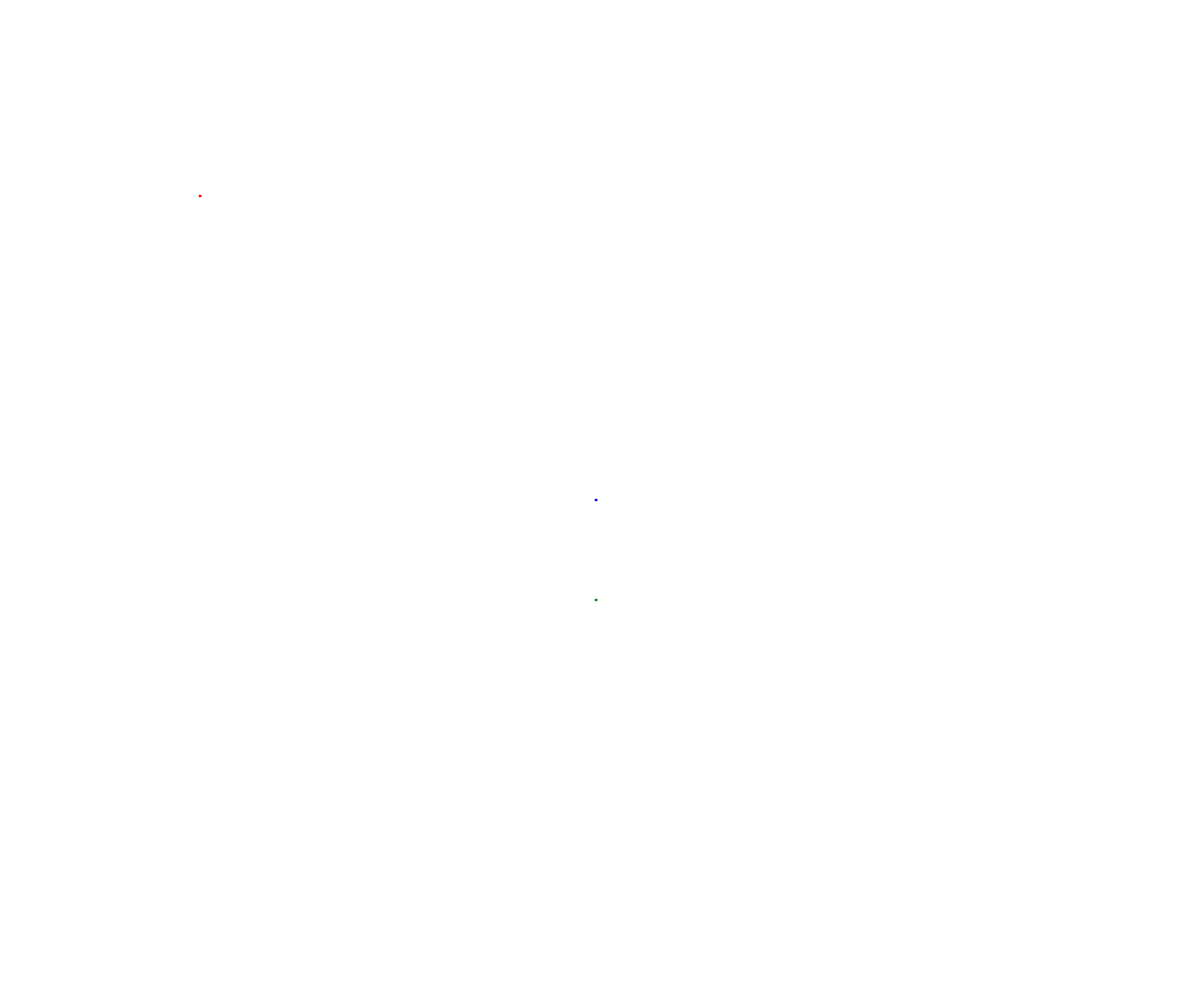
Frame 1 (no input)
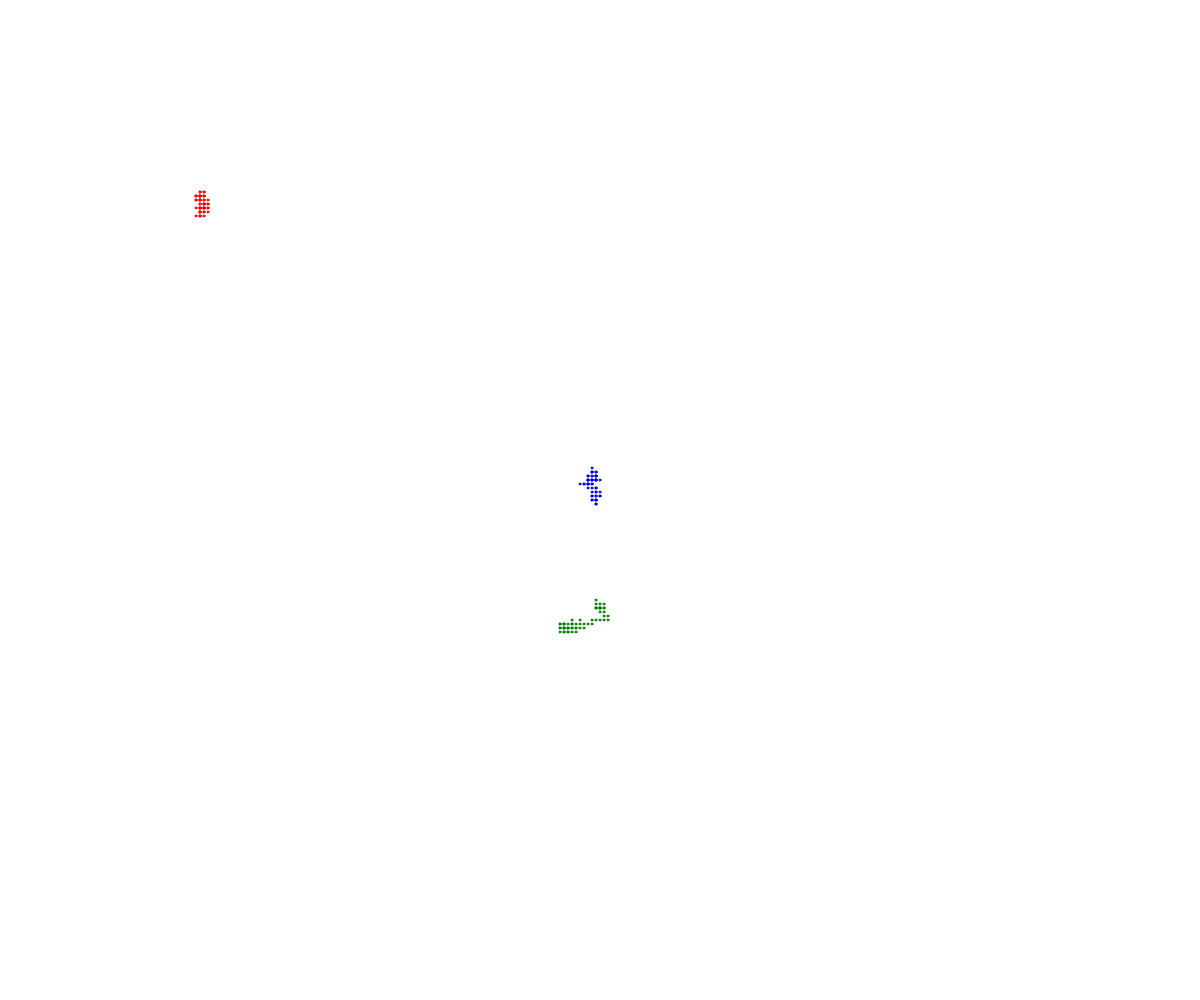
Frame 60 (no input)
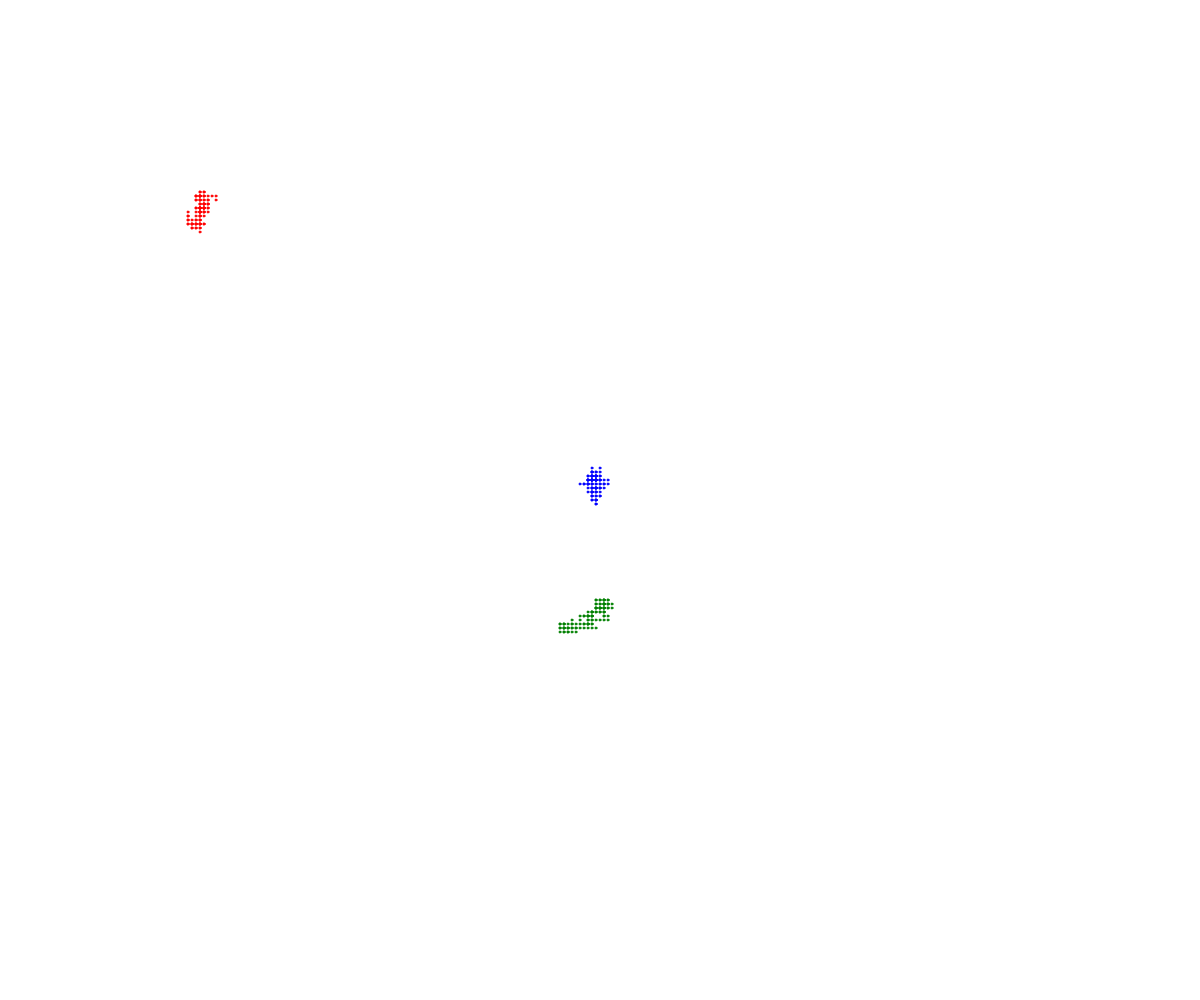
Frame 120 (the mouse pressed at the canvas centre since frame 60)

The p5.js sketch that drew these frames (run headless with seeded random() and noise() and a simulated clock; from frame 60 on, the mouse is pressed at the canvas centre):

// p5.js sketch
// ── sketch.js
// OOP Walker Demo

let blake; 
let athiela;
let chase;

function setup() {
  createCanvas(windowWidth, windowHeight);
  blake = new Walker(width/2, height/2, "blue");
  athiela = new Walker(200, 200, "red");
  chase = new Walker(600, 600, "green");
}

function draw() {
  blake.move();
  athiela.move();
  chase.move();

  blake.display();
  athiela.display();
  chase.display();
}

class Walker {
  constructor(x, y, theColor) {
    this.x = x;
    this.y = y;
    this.color = theColor;
    this.speed = 4;
    this.radius = 1;
  }

  display() {
    fill(this.color);
    stroke(this.color);
    circle(this.x, this.y, this.radius*2);
  }

  move() {
    let theChoice = random(100);

    if (theChoice < 25) { //up
      this.y -= this.speed;
    }
    else if (theChoice < 50){ //down
      this.y += this.speed;
    }
    else if (theChoice < 75){ //left 
      this.x -= this.speed;
    }
    else { //right
      this.x += this.speed; 
    }
  }
}
